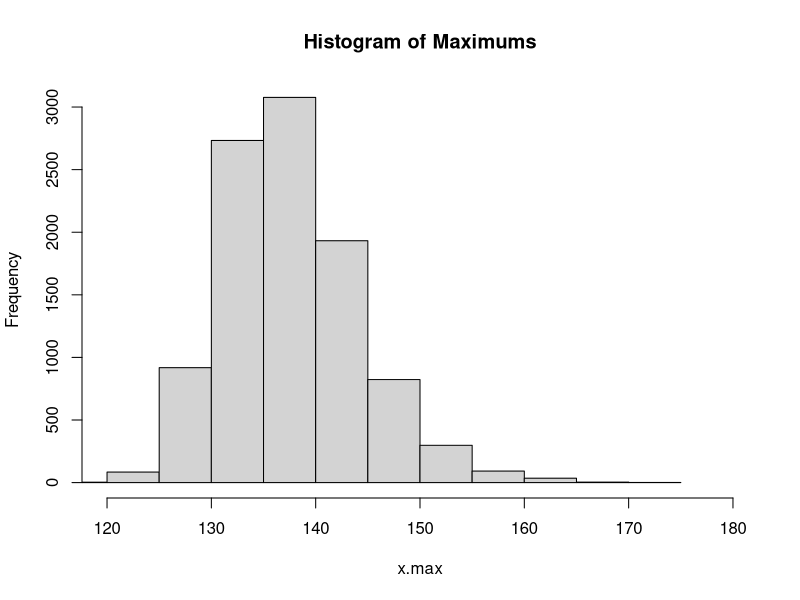

R code for this plot:
#sapply()
n = 10000
m = 100
s = rpois(n, m)
A = vector(mode="list",length=n)
for(i in 1:n) A[[i]] = rnorm(s[i],100,15)
time = proc.time()
a.1 = sapply(A, max)
proc.time() - time
windows(height=5, width=6)
hist(a.1, xlim=c(120,180),xlab="x.max",main="Histogram of Maximums")
